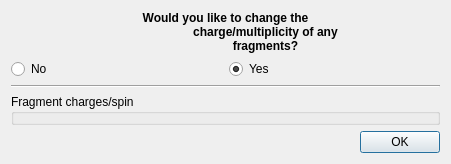
<?xml version="1.0" encoding="utf-8"?>
<ui version="4.0">
    <class>FragmentStateDialog</class>
    <widget class="QDialog" name="FragmentStateDialog">
        <property name="geometry">
            <rect>
                <x>0</x>
                <y>0</y>
                <width>451</width>
                <height>156</height>
            </rect>
        </property>
        <property name="windowTitle">
            <string>Charges on Fragments</string>
        </property>
        <layout class="QVBoxLayout" name="verticalLayout">
            <item>
                <widget class="QLabel" name="label">
                    <property name="font">
                        <font>
                            <weight>75</weight>
                            <bold>true</bold>
                        </font>
                    </property>
                    <property name="text">
                        <string>Would you like to change the
                        charge/multiplicity of any
                        fragments?</string>
                    </property>
                    <property name="alignment">
                        <set>Qt::AlignCenter</set>
                    </property>
                </widget>
            </item>
            <item>
                <layout class="QHBoxLayout"
                name="radioButtonLayout">
                    <item>
                        <widget class="QRadioButton"
                        name="noRadioButton">
                            <property name="text">
                                <string>No</string>
                            </property>
                            <property name="checked">
                                <bool>false</bool>
                            </property>
                        </widget>
                    </item>
                    <item>
                        <widget class="QRadioButton"
                        name="yesRadioButton">
                            <property name="text">
                                <string>Yes</string>
                            </property>
                            <property name="checked">
                                <bool>true</bool>
                            </property>
                        </widget>
                    </item>
                </layout>
            </item>
            <item>
                <widget class="Line" name="line">
                    <property name="orientation">
                        <enum>Qt::Horizontal</enum>
                    </property>
                </widget>
            </item>
            <item>
                <widget class="QGroupBox" name="chargesGroupBox">
                    <property name="title">
                        <string>Fragment charges/spin
                        multiplicities</string>
                    </property>
                </widget>
            </item>
            <item>
                <widget class="QDialogButtonBox" name="buttonBox">
                    <property name="orientation">
                        <enum>Qt::Horizontal</enum>
                    </property>
                    <property name="standardButtons">
                        <set>QDialogButtonBox::Ok</set>
                    </property>
                </widget>
            </item>
        </layout>
    </widget>
    <resources />
    <connections>
        <connection>
            <sender>buttonBox</sender>
            <signal>accepted()</signal>
            <receiver>FragmentStateDialog</receiver>
            <slot>accept()</slot>
            <hints>
                <hint type="sourcelabel">
                    <x>248</x>
                    <y>254</y>
                </hint>
                <hint type="destinationlabel">
                    <x>157</x>
                    <y>274</y>
                </hint>
            </hints>
        </connection>
        <connection>
            <sender>buttonBox</sender>
            <signal>rejected()</signal>
            <receiver>FragmentStateDialog</receiver>
            <slot>reject()</slot>
            <hints>
                <hint type="sourcelabel">
                    <x>316</x>
                    <y>260</y>
                </hint>
                <hint type="destinationlabel">
                    <x>286</x>
                    <y>274</y>
                </hint>
            </hints>
        </connection>
    </connections>
</ui>
